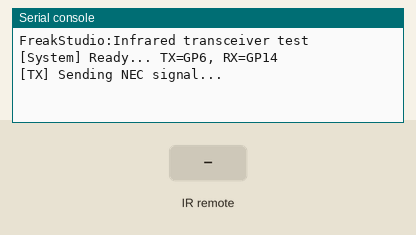
This program was run on a simulated Raspberry Pi Pico running MicroPython. On the bench: the last lines printed to the serial console. The test bench sets the inputs (shaded band). Library files of the repository ran but are not shown: nec.py.

Above: at 4.2 s.
4.3 s: infrared code 0x45 received
At 4.9 s:
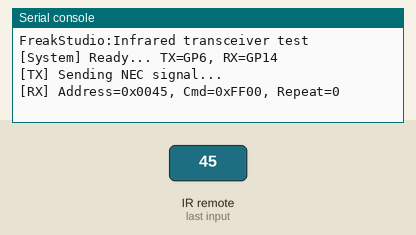
5.8 s: infrared code 0x0C received
At 6.8 s:
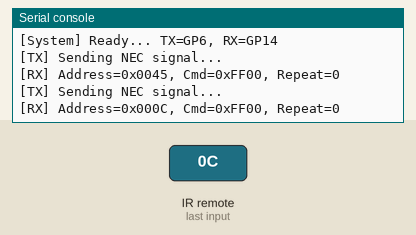

The program:

main.py
```python
# Python env   : MicroPython v1.23.0
# -*- coding: utf-8 -*-
# @Time    : 2025/8/26 下午10:11
# @Author  : 缪贵成
# @File    : main.py
# @Description : nec_16协议基于树莓派pico的测试文件  已通过

# ======================================== 导入相关模块 =========================================

# 导入硬件相关模块
import time
from machine import Pin

# 导入第三方驱动模块
from ir_tx.nec import NEC

# nec_16三个参数在回调函数中
from ir_rx.nec import NEC_16

# ======================================== 全局变量 ============================================

# ======================================== 功能函数 ============================================


# 如果使用nec_8需要传入不定长参数，，此处是nec_16
def ir_callback(addr: int, cmd: int, repeat: bool) -> None:
    """
    NEC 协议接收回调函数（3 参数版）。

    Args:
        addr (int): 接收到的地址
        cmd (int): 接收到的命令码
        repeat (bool): 是否为重复码 (True = 是, False = 否)

    Notes:
        回调函数由 NEC 接收模块调用，非 ISR-safe。
        输出接收到的数据到串口。

    ==========================================

    NEC IR signal receive callback (3-parameter version).

    Args:
        addr (int): Received address
        cmd (int): Received command
        repeat (bool): Repeat flag (True = yes, False = no)
    Notes:
        Called by NEC IR receiver. Not ISR-safe.
        Prints received data to REPL.
    """
    print(f"[RX] Address=0x{addr:04X}, Cmd=0x{cmd:02X}, Repeat={repeat}")


# ======================================== 自定义类 =============================================

# ======================================== 初始化配置 ===========================================

# 上电延时3s
time.sleep(3)
print("FreakStudio:Infrared transceiver test")

# 发射管接 GP6
TX_PIN = Pin(6, Pin.OUT)
# 接收头接 GP14
RX_PIN = Pin(14, Pin.IN)
# 38kHz 发射
ir_tx = NEC(TX_PIN, freq=38000)
# 接收 NEC
ir_rx = NEC_16(RX_PIN, ir_callback)
print("[System] Ready... TX=GP6, RX=GP14")

# ========================================  主程序  ===========================================
while True:
    print("[TX] Sending NEC signal...")
    # 地址=0x10, 命令=0x20
    ir_tx.transmit(0x10, 0x20)
    time.sleep(2)
```

Measured:
- after the input at 4.3 s, the serial console: prints a new line after 0.08 s (image 1)
- after the input at 5.8 s, the serial console: prints a new line after 0.08 s (image 2)
